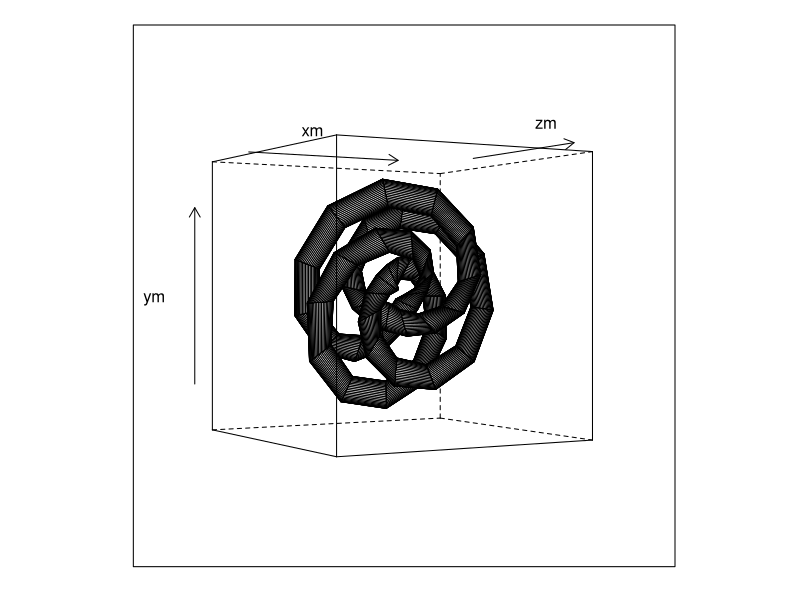

Recreate this plot in R.
library(lattice)

# x=cos(u)cos(v)+3cos(u)(1,5+sin1,5u2)
# y=sin(u)cos(v)+3sin(u)(1,5+sin1,5u2)
# z=sin(v)+2cos(1,5u)
# u∈[−2π;2π],
# v∈[−π;π]

t <- seq(-4*pi, 4*pi, length.out=50); 
u <- seq(-4*pi, 4*pi, length.out=50); 

xm<-outer(t,u,function(t, u)cos(u)*cos(t) + 3*cos(u)*(1.5+sin((1.5*u)/2)))
ym<-outer(t,u,function(t, u)sin(u)*cos(t) + 3*sin(u)*(1.5+sin((1.5*u)/2)))
zm<-outer(t,u,function(t, u) sin(u)+2*cos((1.5*u)/2))

rr<-c(-10,10)
plot(wireframe(zm~xm+ym, xlim=rr, ylim=rr, zlim=rr, screen=list(y=30)))